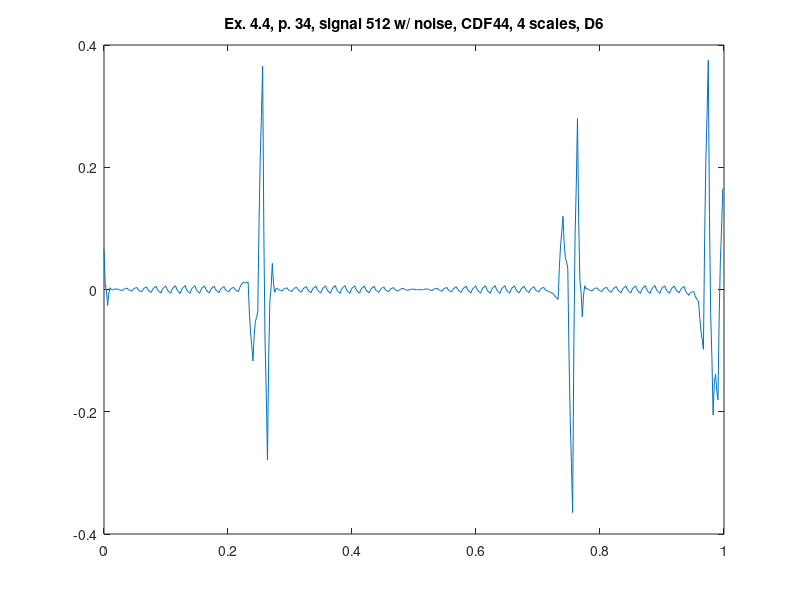

The MATLAB source for this figure:
%% ========================================================================
%% Programmatic octave notes on "Ripples in Mathematics" by A. Jensen
%% and A. la Cour-Harbo written with a deep gratitude to the authors for
%% this wonderful text. 
%% 
%% Reconstruction of graphs in ex 4.4, p.34, CDF44, 4 scales, D6.
%%
%% Author: Vladimir Kulyukin
%% 
%% NB: I have tested this code in Octave 4.
%% =========================================================================
t = (1.0/512)*[0:511];

%%y_ex_4_3_chirp_512_p33 = arrayfun(@(x) sin(x*x), t);

y_ex_4_4_512_with_noise_cdf44_d6_p34 = [
0.0652167398343703
0.009436842481432891
-0.0023524477167631685
-0.02592898557662694
-0.005662707367356547
0.0028559236822830996
-3.730924277080016E-4
-4.543359683102718E-4
1.4876620081192638E-4
5.684984896697497E-4
8.048608982631983E-4
0.0010903571181896776
-6.253835955238711E-5
-8.300179435045338E-4
-0.0012120816336667628
-0.001697417201320119
-4.242310331143979E-6
0.0011052024625618636
0.0016309171173589038
0.0023130417858974817
9.741357175720384E-5
-0.001341764097604317
-0.0020044912221870805
-0.002875267643206017
-1.5708779186735433E-4
0.0015994341246224775
0.0023942981062634776
0.003446837554942203
2.53621954134397E-4
-0.0018019470099031318
-0.0027198693371703834
-0.003942623162032213
-3.038964776580431E-4
0.0020322004302466977
0.0030656675616820093
0.004448173289759038
4.0008378704696295E-4
-0.002192882109154865
-0.0033307243988464465
-0.004858465883789911
-4.3902659223935795E-4
0.0023868704130077262
0.003619225131951341
0.005278568219614814
5.311706243928778E-4
-0.002499545978734294
-0.0038135815897667002
-0.005587600486292757
-5.572851610898277E-4
0.0026498143043693677
0.00403369791008483
0.00590611073304624
6.418448725274122E-4
-0.002710153698112478
-0.004149884978873431
-0.006102006735669895
-6.541275737289025E-4
0.0028109273180468228
0.0042931579396572805
0.00630668472319135
7.278533821613419E-4
-0.002816611730743848
-0.00432671061552422
-0.006381916288239785
-7.258322305483821E-4
0.002864017971278065
0.0043876343172395554
0.006464896356253904
7.858908945037226E-4
-0.002814828954136841
-0.004337263189667786
-0.0064165723768726726
-7.696435617993258E-4
0.0028070460200329177
0.0043134963686240575
0.0063746656479013765
8.137270605030687E-4
-0.002704873879396598
-0.004181137171797624
-0.0062046431875175875
-7.838779225914762E-4
0.002642200864447319
0.0040735931735988
0.006039460113653466
8.102921519106094E-4
-0.0024909720183818587
-0.0038643323972239385
-0.005754273040070049
-7.679882944221663E-4
0.002375817411404368
0.0036771440774095543
0.005472161514206139
7.757181703372845E-4
-0.0021813434996539607
-0.0033990234957675964
-0.00508276940672623
-7.225853067909741E-4
0.002018132627615038
0.003139384396491805
0.004694570816591659
7.113337745057579E-4
-0.0017878871735458879
-0.0028030920275632773
-0.004215937795531934
-6.494137710504474E-4
0.001582892138728097
0.0024809799338036975
0.0037365703952409266
6.196132206404631E-4
-0.001325723346017086
-0.0020994393047317214
-0.0031870900591803204
0.0028666831217162257
0.007006917526328749
0.009233613154657254
0.011973039952776696
0.010757987528189083
0.010602534617811478
0.011506681221643882
0.012126908991343301
-0.03539414980714876
-0.07001578974709864
-0.09173801082850641
-0.11691662077589128
-0.07547343103946194
-0.051881498726618645
-0.04614082383736139
-0.03561691893757417
0.10624939187803703
0.21292261109654245
0.2844027387179422
0.3653128268119408
0.09198693892138626
-0.08642170527405671
-0.16991310577438803
-0.2788375050706126
-0.11058671275171031
-0.016604789188022925
0.003108265620449531
0.042721603834654856
0.009321095111049595
-0.004515412289279725
0.0012120816336669065
0.0016974172013203314
4.242310331152273E-6
-0.0011052024625619866
-0.0016309171173590849
-0.002313041785897741
-9.741357175727908E-5
0.0013417640976043552
0.002004491222187162
0.0028752676432061606
1.5708779186743706E-4
-0.0015994341246224225
-0.002394298106263418
-0.0034468375549421473
-2.536219541343917E-4
0.0018019470099030989
0.002719869337170325
0.003942623162032126
3.0389647765803954E-4
-0.0020322004302466474
-0.003065667561681935
-0.004448173289758932
-4.000837870469235E-4
0.0021928821091548646
0.003330724398846433
0.0048584658837898765
4.390265922393035E-4
-0.002386870413007801
-0.003619225131951436
-0.00527856821961493
-5.311706243929196E-4
0.002499545978734301
0.0038135815897667306
0.005587600486292817
5.572851610898826E-4
-0.002649814304369309
-0.004033697910084759
-0.005906110733046157
-6.418448725273951E-4
0.00271015369811245
0.004149884978873379
0.006102006735669813
6.5412757372888E-4
-0.0028109273180468098
-0.004293157939657257
-0.00630668472319131
-7.278533821613322E-4
0.0028166117307438397
0.004326710615524207
0.006381916288239764
7.258322305483675E-4
-0.002864017971278076
-0.004387634317239567
-0.006464896356253915
-7.858908945037398E-4
0.002814828954136819
0.0043372631896677625
0.0064165723768726465
7.696435617993477E-4
-0.002807046020032862
-0.004313496368623982
-0.006374665647901277
-8.137270605030552E-4
0.0027048738793965547
0.004181137171797552
0.00620464318751748
7.838779225914741E-4
-0.002642200864447254
-0.004073593173598706
-0.006039460113653332
-8.102921519105534E-4
0.002490972018381869
0.0038643323972239337
0.005754273040070021
7.679882944221061E-4
-0.002375817411404458
-0.003677144077409671
-0.005472161514206285
-7.757181703372943E-4
0.0021813434996540426
0.003399023495767725
0.005082769406726419
7.225853067909747E-4
-0.0020181326276151592
-0.0031393843964919823
-0.00469457081659191
-7.113337745058276E-4
0.001787887173545931
0.0028030920275633653
0.004215937795532085
6.494137710505136E-4
-0.0015828921387280753
-0.0024809799338036823
-0.003736570395240927
-6.196132206404933E-4
0.0013257233460170301
0.0020994393047316425
0.003187090059180219
5.512856282838258E-4
-0.0010868219926459068
-0.0017272328036089784
-0.0026349756690937235
-5.040812781889816E-4
8.12612713775075E-4
0.0013151063067984462
0.0020357642391950715
4.319718879866537E-4
-5.489858868834986E-4
-9.071090854153857E-4
-0.0014321203056952912
-3.6917777490885913E-4
2.6827383066137586E-4
4.802345110154137E-4
8.062051411679026E-4
2.96057710286876E-4
9.9474386368559E-6
-5.2125673782157455E-5
-1.7422936209168186E-4
-2.2008697677653648E-4
-2.8637466531516526E-4
-3.7309242770756825E-4
-4.543359683095442E-4
1.4876620081225787E-4
5.6849848966987E-4
8.048608982632925E-4
0.0010903571181896962
-6.253835955239323E-5
-8.300179435045785E-4
-0.0012120816336668593
-0.001697417201320264
-4.2423103311239755E-6
0.0011052024625619913
0.0016309171173590823
0.0023130417858977263
9.741357175734966E-5
-0.0013417640976042255
-0.0020044912221869994
-0.0028752676432059576
-1.5708779186751306E-4
0.0015994341246221531
0.0023942981062630405
0.0034468375549416394
2.5362195413434823E-4
-0.0018019470099028374
-0.002719869337169918
-0.003942623162031531
-3.038964776579955E-4
0.0020322004302463386
0.003065667561681472
0.004448173289758261
4.000837870468183E-4
-0.002192882109154611
-0.003330724398846028
-0.004858465883789265
-4.390265922391799E-4
0.002386870413007622
0.003619225131951141
0.005278568219614469
5.311706243928958E-4
-0.002499545978734049
-0.003813581589766366
-0.005587600486292295
-5.572851610899016E-4
0.002649814304368936
0.004033697910084218
0.0059061107330453996
6.418448725272197E-4
-0.002710153698112258
-0.004149884978873033
-0.006102006735669257
-6.541275737286503E-4
0.0028109273180468566
0.004293157939657264
0.006306684723191239
7.278533821614111E-4
-0.0028166117307436727
-0.004326710615524012
-0.006381916288239525
-7.258322305485013E-4
0.002864017971277681
0.004387634317239022
0.0064648963562531905
7.858908945035904E-4
-0.002814828954136596
-0.004337263189667368
-0.006416572376872027
-7.69643561799182E-4
0.0028070460200327555
0.004313496368623785
0.006374665647900942
8.137270605029865E-4
-0.0027048738793964654
-0.0041811371717974145
-0.006204643187517265
-7.838779225914025E-4
0.002642200864447242
0.004073593173598668
0.0060394601136532534
8.102921519105737E-4
-0.0024909720183817867
-0.0038643323972238275
-0.005754273040069881
-7.679882944221135E-4
0.0023758174114043517
0.0036771440774095157
0.005472161514206066
7.75718170337329E-4
-0.0021813434996538397
-0.0033990234957674385
-0.005082769406726025
-7.225853067910414E-4
0.002018132627614784
0.00313938439649145
0.00469457081659118
7.113337745056698E-4
-0.0017878871735457235
-0.0028030920275629984
-0.004215937795531504
-6.494137710503646E-4
0.0015828921387279656
0.0024809799338034867
0.0037365703952406
6.196132206403682E-4
-0.0013257233460170423
-0.0020994393047316317
-0.0031870900591801604
-0.003969254378283672
-0.004833273541036541
-0.0057791475474387715
-0.006703088614588577
-0.0097498249718109
-0.012227760045361698
-0.014136893835240978
-0.016198437469733824
0.03453020603117528
0.07111376152086557
0.0935522289993371
0.11978086138728182
0.07621178658927988
0.05134495106529631
0.04518035481533113
0.03400450865523908
-0.1068415072986111
-0.2129425059738172
-0.28429848737037927
-0.3649643680877594
-0.09154676496783369
0.08699445460468742
0.17065929062980395
0.2797461770072329
0.1102891803500864
0.015467792208683454
-0.004717987416975877
-0.044902318071034134
-0.00919601839194478
0.006175448176288808
0.0012120816336666357
0.0016974172013199177
4.242310331084565E-6
-0.001105202462561839
-0.001630917117358853
-0.0023130417858973898
-9.741357175718193E-5
0.0013417640976042986
0.002004491222187052
0.0028752676432059697
1.5708779186733568E-4
-0.00159943412462248
-0.0023942981062634776
-0.0034468375549421963
-2.536219541343955E-4
0.0018019470099031308
0.0027198693371703834
0.003942623162032213
3.0389647765802967E-4
-0.0020322004302467207
-0.003065667561682039
-0.004448173289759075
-4.000837870470034E-4
0.0021928821091548208
0.0033307243988463966
0.004858465883789856
4.3902659223938993E-4
-0.0023868704130076317
-0.003619225131951209
-0.005278568219614637
-5.311706243928958E-4
0.002499545978734145
0.003813581589766485
0.0055876004862924575
5.572851610898817E-4
-0.002649814304369078
-0.004033697910084422
-0.0059061107330456815
-6.418448725272502E-4
0.00271015369811239
0.004149884978873239
0.00610200673566956
6.541275737286963E-4
-0.002810927318046973
-0.004293157939657447
-0.006306684723191514
-7.278533821614168E-4
0.0028166117307438397
0.004326710615524256
0.00638191628823987
7.258322305484898E-4
-0.0028640179712779265
-0.0043876343172393785
-0.006464896356253693
-7.858908945036836E-4
0.0028148289541367628
0.004337263189667646
0.0064165723768724574
7.696435617992842E-4
-0.0028070460200328522
-0.0043134963686239525
-0.006374665647901215
-8.137270605030216E-4
0.0027048738793965755
0.004181137171797578
0.006204643187517506
7.838779225914171E-4
-0.002642200864447372
-0.004073593173598861
-0.006039460113653533
-8.102921519106426E-4
0.0024909720183818487
0.0038643323972239424
0.0057542730400700695
7.679882944222045E-4
-0.002375817411404312
-0.0036771440774094814
-0.00547216151420605
-7.75718170337285E-4
0.0021813434996538986
0.003399023495767501
0.005082769406726095
-0.0010916214900691247
-0.00516043097521343
-0.00712365904870682
-0.009651075961050054
-0.006153954165086026
-0.004271102650782967
-0.004002521418140879
-0.0033013977671621716
-0.009674509473699045
-0.014152085529121922
-0.016734125933430804
-0.01982407358468008
-0.04700746481324233
-0.06773503729237874
-0.08200679102208935
-0.09800837617219027
0.0825813540498684
0.21049460007898474
0.28573136191515874
0.3750827451509425
0.12111902385333083
-0.04085369243515108
-0.11083540371450322
-0.205466030496979
-0.15234280978122713
-0.13881011318121655
-0.1648679406969474
-0.1803175192479404
-0.046757029367510916
0.0468763330126126
0.10058256789243011
0.16498724434204906
];

figure;
plot(t, y_ex_4_4_512_with_noise_cdf44_d6_p34);
xlim([0 1]);
title('Ex. 4.4, p. 34, signal 512 w/ noise, CDF44, 4 scales, D6');
